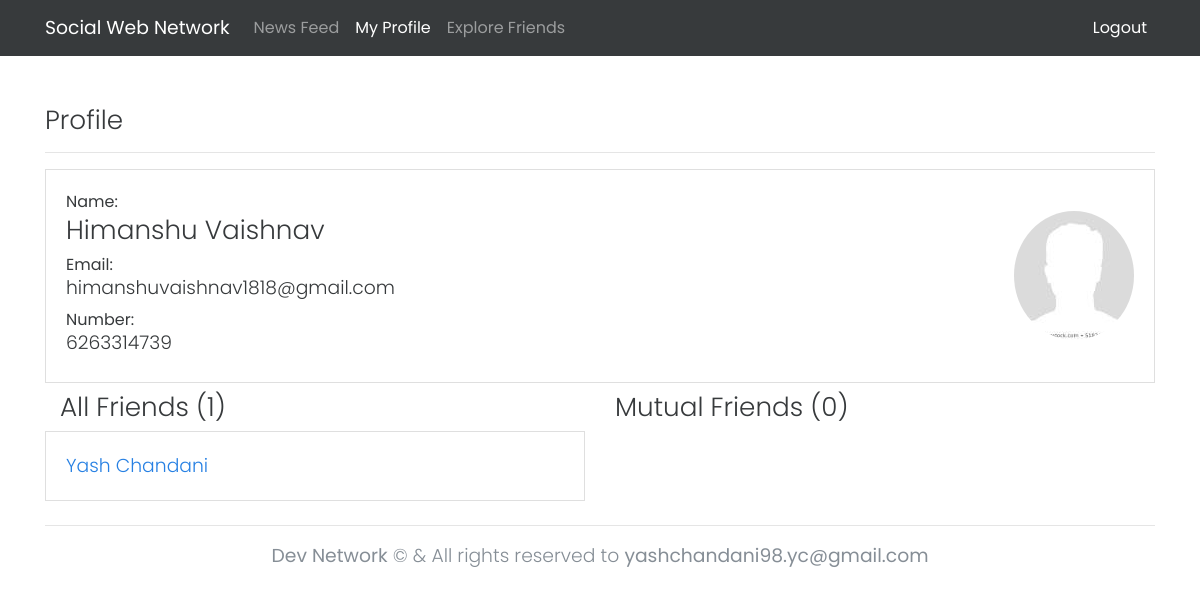
Screenshot of /accounts/profile/?profileId=2 (signed in) with the database file from the repository.
### accounts/models.py (models this page shows, shortened)
class User(models.Model):
	email = models.EmailField(max_length=255, unique=True, null=True)
	name = models.CharField(max_length=255,null=False)
	number = models.CharField(max_length=10,null=False)
	password = models.CharField(max_length=1000,null=False)
	active = models.BooleanField(default=True)
	objects = UserManager()
	USERNAME_FIELD = 'number'
	REQUIRED_FIELDS = []

### accounts/views.py (the view)
class ProfileView(View):
  def get(self,request,*args,**kwargs):
    myProfile = User.objects.get(id=request.GET.get('profileId'))
    total_mutual=0
    print("request.session.get('id')",request.session.get('id'))
    friends = Friends.objects.filter(Q(received_user=request.GET.get('profileId')) | Q(requested_user=request.GET.get('profileId')),active=True)
    allFriends=list()
    for friend in friends:
      if int(friend.received_user) == int(request.GET.get('profileId')):
        friendDetails = User.objects.get(id=friend.requested_user)
        is_friend=Friends.objects.filter(Q(received_user=friend.requested_user,requested_user=request.session['id']) | Q(requested_user=friend.requested_user,received_user=request.session['id']),active=True).count()
      else:
        friendDetails = User.objects.get(id=friend.received_user)
        is_friend=Friends.objects.filter(Q(received_user=friend.received_user,requested_user=request.session['id']) | Q(requested_user=friend.received_user,received_user=request.session['id']),active=True).count()
      print("friendDetails",friendDetails.name)
      print("is_friend",is_friend)
      if is_friend is not 0:
        is_mutual=1
        total_mutual+=1
      else:
        is_mutual=0
      allFriends.append({"friends":friendDetails,"is_mutual":is_mutual})
    return render(request,'pages/myProfile.html',{"friends":allFriends,"totalFriends":len(allFriends),"myProfile":myProfile,"is_my_profile":0,"total_mutual":total_mutual})

### pages/templates/pages/myProfile.html (shortened to what this page needs)
{% extends "base.html" %}
{% block content %}
<div class="profiles-list">
  <header class="page-header d-flex">
    <h3 class="page-heading m-0">
    {% if is_my_profile == 1 %}
      My Profile
    {% else %}
      Profile
    {% endif %}
    </h3>
  </header>
  <hr>
      <div class="card card-posts my-2">
        <div class="card-body d-flex">
          <div class="card-left">
            Name:<h3>{{myProfile.name}}</h3>
            Email:<h5>{{myProfile.email}}</h5>
            Number:<h5>{{myProfile.number}}</h5>
          </div>
          <div class="card-right">
            <img src="/static/images/userdefault.jpg" class="rounded-circle avatar-img z-depth-1-half">
          </div>
        </div>
      </div>
  <header class="page-header d-flex">
    {% if is_my_profile == 1 %}
    <h3 class="page-heading m-0">My Friends ({{totalFriends}})</h3>
    {% else %}
    <div class="col-sm-6">
      <h3 class="page-heading m-0">All Friends ({{totalFriends}})</h3>
    </div>
    <div class="col-sm-6">
      <h3 class="page-heading m-0">Mutual Friends ({{total_mutual}})</h3>
    </div>
    {% endif %}
  </header>
  {% if totalFriends == 0 %}
  <p class="lead text-muted">No friend found yet..</p>
  {% else %}
  {% if is_my_profile == 1 %}
  {% for profile in myFriends %}
  <div class="card card-posts my-2">
    <div class="card-body d-flex">
      <div class="card-left">
        <a href="{% url 'accounts:profile-view' %}?profileId={{profile.requestId}}" class="lead m-0" style="text-decoration:none;">{{profile.name}}</a>
      </div>
      <div class="card-right">
        <a href="{% url 'friends:removeFriend' %}?id={{profile.requestId}}" class="btn btn-outline-primary">Remove friend</a>
      </div>
    </div>
  </div>
  {% endfor %}
  {% else %}
  <div class="row">
  <div class="col-sm-6">
    {% for profile in friends %}
    <div class="card card-posts my-2">
      <div class="card-body d-flex">
        <div class="card-left">
          <a href="{% url 'accounts:profile-view' %}?profileId={{profile.friends.id}}" class="lead m-0" style="text-decoration:none;">{{profile.friends.name}}</a>
        </div>
      </div>
    </div>
    {% endfor %}
  </div>
  <div class="col-sm-6">
  </div>
  {% endif %}
  {% endif %}
</div>
{% endblock content %}

### static/css/main.css (style rules this page uses)
* { box-sizing: border-box; }
body { margin: 0; padding: 0; line-height: 1.5; font-family: Poppins; font-weight: 400; font-size: 1rem; overflow-x: hidden; }
.d-flex { display: flex; flex-direction: row; justify-content: space-between; align-items: center; }

### rows the page displays
User: name "Himanshu Vaishnav", email "himanshuvaishnav1818@gmail.com", number "6263314739"
User: friends.name "Yash Chandani"

### other values shown
{{ totalFriends }} "1"
{{ total_mutual }} "0"
